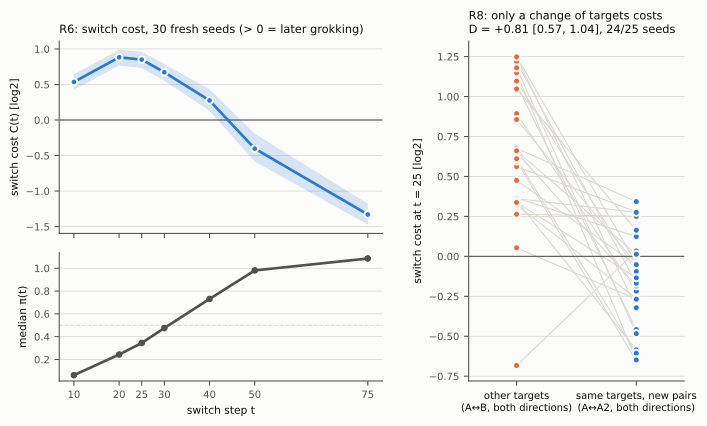

The Python source for this figure:
"""Figure 8 (draft, CONFIRMED blocks, section 3.8): the time signature of the lock-in on fresh seeds. add mod 113, GPU.
Left: R6 (manifest 5b2bca6, 30 seeds 2800-2829): switch cost C(t) = per-seed mean over both directions of log2 b(switch at t) -
log2 b(destination split only), b = first test accuracy >= 0.95 bounded at 2000 steps from step 0; mean with 95 % bootstrap CI over
seeds; below, the median persistence pi(t) of the same runs (R6 summary). Right: R8 (manifest d79f97d, 25 seeds 3100-3124): per-seed
cost of a switch at t = 25 to other targets (C_AB) and to the same targets with new pairs (C_AA2), lines join the two values of a seed.
Reads only the frozen summaries (R6_summary.json, R8_summary.json). Output: fig8_r6_r8_switch_cost.png/.svg.
  python lab/paper/figures/fig8_r6_r8_switch_cost.py
"""
from __future__ import annotations

import json
from pathlib import Path

import matplotlib

matplotlib.use("Agg")
import matplotlib.pyplot as plt  # noqa: E402
import numpy as np  # noqa: E402

HERE = Path(__file__).resolve().parent
LAB = HERE.parents[1]
C1, C2, INK, MUTED, SURFACE, GRID = "#2a78d6", "#eb6834", "#0b0b0b", "#52514e", "#fcfcfb", "#d9d8d3"   # palette slots 1, 2


def boot_ci(v: np.ndarray, rng: np.random.Generator, n: int = 10000) -> tuple[float, float]:
    m = rng.choice(v, (n, len(v)), replace=True).mean(1)
    return float(np.quantile(m, 0.025)), float(np.quantile(m, 0.975))


def style(a: plt.Axes) -> None:
    a.set_facecolor(SURFACE)
    a.grid(axis="y", color=GRID, linewidth=0.6)
    a.set_axisbelow(True)
    for side in ("top", "right"):
        a.spines[side].set_visible(False)
    for side in ("left", "bottom"):
        a.spines[side].set_color(MUTED)
    a.tick_params(colors=MUTED, labelsize=7.5)


def main() -> None:
    r6 = json.loads((LAB / "confirm/R6_summary.json").read_text(encoding="utf-8"))
    r8 = json.loads((LAB / "confirm/R8_summary.json").read_text(encoding="utf-8"))
    assert r6["n_valid"] == r6["n_planned"] == 30 and r8["result"]["n_valid"] == r8["n_planned"] == 25
    ts = sorted(int(t) for t in r6["secondary"]["mean_C"])
    rows6 = [r for r in r6["rows"] if r["valid"]]
    rng = np.random.default_rng(37)
    C = {t: np.array([r["C"][str(t)] for r in rows6]) for t in ts}
    mean = np.array([C[t].mean() for t in ts])
    assert np.allclose(mean, [r6["secondary"]["mean_C"][str(t)] for t in ts])
    ci = np.array([boot_ci(C[t], rng) for t in ts])
    pi = np.array([r6["secondary"]["median_pi"][str(t)] for t in ts])
    rows8 = [r for r in r8["rows"] if r["valid"]]
    cab, caa = np.array([r["C_AB"] for r in rows8]), np.array([r["C_AA2"] for r in rows8])

    fig = plt.figure(figsize=(8.4, 4.6), facecolor=SURFACE)
    gs = fig.add_gridspec(2, 2, width_ratios=[3, 2], height_ratios=[3, 2], wspace=0.32, hspace=0.12)
    ax, bx, cx = fig.add_subplot(gs[0, 0]), fig.add_subplot(gs[1, 0]), fig.add_subplot(gs[:, 1])
    for a in (ax, bx, cx):
        style(a)

    ax.axhline(0, color=MUTED, linewidth=0.8)
    ax.fill_between(ts, ci[:, 0], ci[:, 1], color=C1, alpha=0.18, linewidth=0)
    ax.plot(ts, mean, color=C1, linewidth=2, marker="o", markersize=5, markeredgecolor=SURFACE, markeredgewidth=1.5)
    ax.set_ylabel("switch cost C(t) [log2]", color=INK, fontsize=8)
    ax.set_title("R6: switch cost, 30 fresh seeds (> 0 = later grokking)", color=INK, fontsize=8.5, loc="left")
    ax.tick_params(labelbottom=False)
    bx.axhline(0.5, color=GRID, linewidth=0.8, linestyle="--")
    bx.plot(ts, pi, color=MUTED, linewidth=2, marker="o", markersize=4)
    bx.set_ylabel("median π(t)", color=INK, fontsize=8)
    bx.set_xlabel("switch step t", color=INK, fontsize=8)
    bx.set_xticks(ts)
    ax.set_xticks(ts)

    for a_, b_ in zip(cab, caa):
        cx.plot([0, 1], [a_, b_], color=GRID, linewidth=0.8, zorder=1)
    cx.scatter(np.zeros_like(cab), cab, s=28, color=C2, edgecolor=SURFACE, linewidth=1.5, zorder=3)
    cx.scatter(np.ones_like(caa), caa, s=28, color=C1, edgecolor=SURFACE, linewidth=1.5, zorder=3)
    cx.axhline(0, color=MUTED, linewidth=0.8)
    cx.set_xticks([0, 1], ["other targets\n(A↔B, both directions)", "same targets, new pairs\n(A↔A2, both directions)"], fontsize=7.5, color=INK)
    cx.set_xlim(-0.4, 1.4)
    cx.set_ylabel("switch cost at t = 25 [log2]", color=INK, fontsize=8)
    d = r8["result"]["H1"]
    cx.set_title(f"R8: only a change of targets costs\nD = +{d['mean']:.2f} [{d['ci95'][0]:.2f}, {d['ci95'][1]:.2f}], "
                 f"{d['n_positive']}/25 seeds", color=INK, fontsize=8.5, loc="left")
    for ext in ("png", "svg"):
        fig.savefig(HERE / f"fig8_r6_r8_switch_cost.{ext}", dpi=200, bbox_inches="tight", facecolor=SURFACE)
    print("[fig8] written")


if __name__ == "__main__":
    main()
